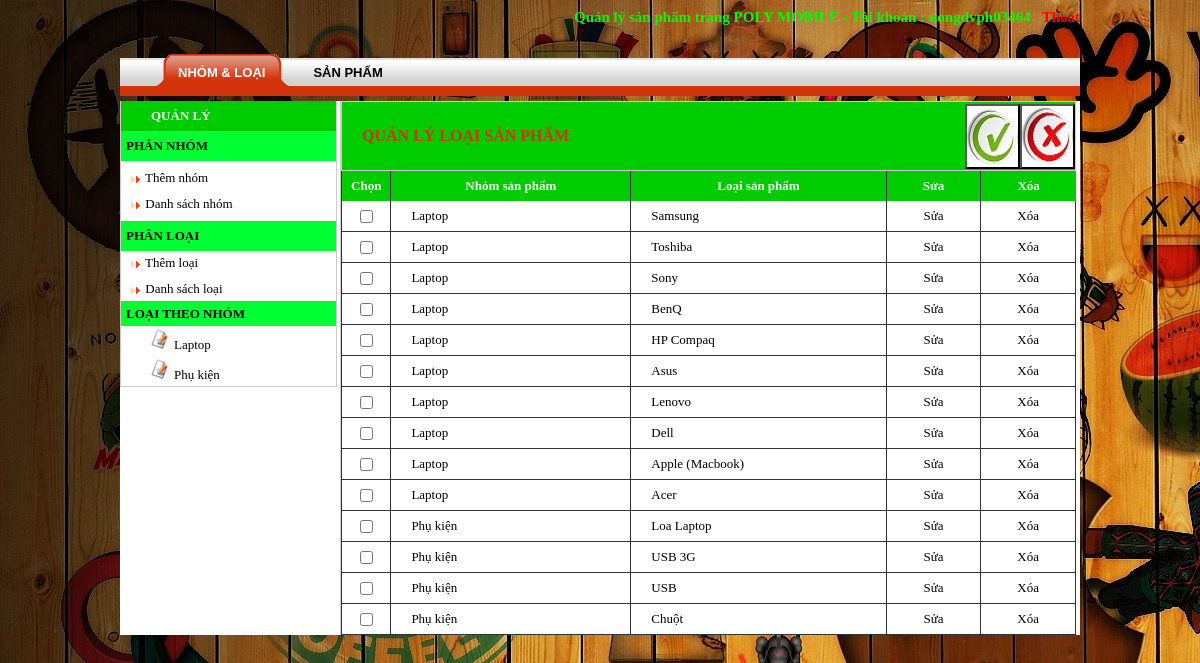
Page /shoppc/admincp/?m=mn&b=loaisp-list (signed in) on the committed database.
### tables this page shows
CREATE TABLE IF NOT EXISTS `nhomsanpham` (
  `id_nhom` int(10) NOT NULL,
  `tennhom` varchar(255) NOT NULL,
  PRIMARY KEY (`id_nhom`)
);

CREATE TABLE IF NOT EXISTS `loaisanpham` (
  `id_loai` int(10) NOT NULL,
  `id_nhom` int(11) NOT NULL,
  `tenloaisp` text NOT NULL,
  `ghichu` varchar(255) NOT NULL,
  PRIMARY KEY (`id_loai`)
);

### shoppc/admincp/include/loaisp-list.php (the view)
<form method="post" id="frm" name="form">
<table width="735" height="70" border="0" cellspacing="0" cellpadding="0" bgcolor="#FFFFFF" bordercolordark="#FFFFFF">
	  <tr bgcolor="#00CC00">
      	<td style="border-top:1px solid #CCCCCC; border-bottom: 1px solid #CCCCCC; border-left:1px solid #CCCCCC"><div align="left" style="color:#d4340c; font-family:Tahoma; font-size: 16px; font-weight:bold; padding-left:20px" >QUẢN LÝ LOẠI SẢN PHẨM</div></td>
      	<td style="border-top:1px solid #CCCCCC; border-bottom: 1px solid #CCCCCC; height:65px; width:55px">
		<input type="button" value='' onClick="document.form.action='../admincp/?m=mn&b=loaisp-insert'; document.form.submit();" style="background:url(../images/bt_them.jpg); width:55px; height:65px;">
		</td>
		<td style="border-top:1px solid #CCCCCC; border-bottom: 1px solid #CCCCCC; border-right:1px solid #CCCCCC; height:65px; width:55px">
		<input type="button" value='' onClick="document.form.action='../admincp/?m=mn&b=loaisp-xl-del';document.form.submit();" style="background:url(../images/bt_xoa.jpg); width:55px; height:65px;">
        </td>
      </tr>
    </table>
<table width="735" border="0" cellspacing="0" cellpadding="0">
  <tr height="30" bgcolor="#00CC00">
    <td align="center" width="50" style="border-left:1px solid #333;border-right:1px solid #333"><strong><font color="#FFFFFF">Chọn</font></strong></td>
    <td align="center" width="235" style="border-right:1px solid #333"><strong><font color="#FFFFFF">Nhóm sản phẩm</font></strong></td>
    <td align="center" width="250" style="border-right:1px solid #333"><strong><font color="#FFFFFF">Loại sản phẩm</font></strong></td>
    <td align="center" width="100" style="border-right:1px solid #333"><strong><font color="#FFFFFF">Sửa</font></strong></td>
    <td align="center" width="100"><strong><font color="#FFFFFF">Xóa</font></strong></td>
  </tr>
<?php
		$sql3="select nhomsanpham.tennhom,loaisanpham.* from nhomsanpham,loaisanpham where nhomsanpham.id_nhom=loaisanpham.id_nhom order by nhomsanpham.id_nhom ASC";
		$kq3=mysql_query($sql3);
		if(!$kq3)
			echo "";
		else{
		while($r3=mysql_fetch_array($kq3))
		{
			$id_nhom=$r3["id_nhom"];$tennhom=$r3["tennhom"];
			$id_loai=$r3["id_loai"];$tenloai=$r3["tenloaisp"];
  ?>
  <tr>
  <td width="50" align="center" style="border-left:1px solid #333;border-bottom:1px solid #333; border-right:1px solid #333">
  <input type="checkbox" name="chon[]" value="<?php echo $id_loai; ?>"/></td>
    <td width="235" height="30" align="left" style="border-bottom:1px solid #333; border-right:1px solid #333; padding-left:20px"><?php echo "$tennhom"; ?></td>
    <td width="250" align="left" style="border-bottom:1px solid #333; border-right:1px solid #333; padding-left:20px"><?php echo "$tenloai"; ?></td>
    <td width="100" align="center" style="border-bottom:1px solid #333; border-right:1px solid #333"><a href="?m=mn&amp;b=loaisp-update&idl=<?php echo "$id_loai"; ?>">Sửa</a></td>
    <td width="100" align="center" style="border-bottom:1px solid #333; border-right:1px solid #333"><a href="?m=mn&b=loaisp-del&idl=<?php echo "$id_loai"; ?>" onclick="return check()">Xóa</a>
    </td>
  </tr>
 <?php
		}
		}
 ?>
</table>
</form>

### shoppc/admincp/include/menu-mn.php
<table width="215" border="0" cellspacing="0" cellpadding="0">
  <tr>
   <td class="menu" height="30"><div align="left" style="color:#FFF; font-family:Tahoma; font-size: 13px; font-weight:bold">QUẢN LÝ</div></td>
  </tr>
  <tr>
  	<td bgcolor="#00FF33" height="30" style="padding-left:5px">
      <strong>PHÂN NHÓM</strong></td>
  </tr>
  <tr>
   <td height="60" style="padding-left:5px">
  <div align="left">
   <img align="absmiddle" src="../images/towred1-r.gif"><a href="../admincp/?m=mn&b=nhomsp-insert" class="admin-menu-left"> Thêm nhóm</a>
   	<div style="height:10px"></div>
	<img align="absmiddle" src="../images/towred1-r.gif"><a href="../admincp/?m=mn&b=nhomsp-list" class="admin-menu-left"> Danh sách nhóm</a>
	</div>
    </td>
  </tr>
    <tr>
  	<td bgcolor="#00FF33" height="30" style="padding-left:5px">
      <strong>PHÂN LOẠI</strong></td>
  </tr>
  <tr>
   <td height="50" style="padding-left:5px">
  <div align="left">
   <img align="absmiddle" src="../images/towred1-r.gif"><a href="../admincp/?m=mn&b=loaisp-insert" class="admin-menu-left"> Thêm loại</a>
   	<div style="height:10px"></div>
	<img align="absmiddle" src="../images/towred1-r.gif"><a href="../admincp/?m=mn&b=loaisp-list" class="admin-menu-left"> Danh sách loại</a>
	</div>
    </td>
  </tr>
   <tr bgcolor="#00FF33">
   <td style="padding-left:5px;" height="25"><strong>LOẠI THEO NHÓM</strong></td>
   </tr>
  <tr>
	<td>
    <?php
    $sql3=mysql_query("select * from nhomsanpham");
	while($r3=mysql_fetch_array($sql3))
	{
		$tennhom=$r3["tennhom"];$id_nhom=$r3["id_nhom"];
		echo "<tr><td>
		<div style=\"padding-left:20px;\">
		<table border=0 cellspacing=0 cellpadding=0 >
		<tr><td height=30px width=100%>
		&nbsp;&nbsp;&nbsp;<img src=\"../admincp/img/file_uf.gif\" width=20 height=20 />
		<a style=\"color:#000000\" onMouseOver=\"style.color='#0099CC'\" onMouseOut=\"style.color='#000000'\" href='../admincp/?m=mn&b=loaisp-get-list&idn=$id_nhom'>$tennhom</a>
		</td></tr>
		</table>
		</div></td></tr>";
	}
	?>
    </td>
  </tr>
</table>

### shoppc/admincp/css/main.css (style rules this page uses)
body { background-repeat: repeat-y; margin-left: 0px; margin-top: 0px; margin-right: 0px; margin-bottom: 0px; text-align: center; font-family:Tahoma; font-size:13px; background-image:url(../../images/bg3.jpg); background-attachment: fixed; }
a:link { text-decoration: none; color:#000000; }
.menu { padding-left:30px; border:0px solid #d4340c; background-color:#00CC00; }

### rows in the picture
nhomsanpham: tennhom "Laptop"
nhomsanpham: tennhom "Phụ kiện"
loaisanpham: id_nhom.tennhom "Laptop", tenloaisp "Samsung"
loaisanpham: id_nhom.tennhom "Laptop", tenloaisp "Toshiba"
loaisanpham: id_nhom.tennhom "Laptop", tenloaisp "Sony"
loaisanpham: id_nhom.tennhom "Laptop", tenloaisp "BenQ"
loaisanpham: id_nhom.tennhom "Laptop", tenloaisp "HP Compaq"
loaisanpham: id_nhom.tennhom "Laptop", tenloaisp "Asus"
loaisanpham: id_nhom.tennhom "Laptop", tenloaisp "Lenovo"
loaisanpham: id_nhom.tennhom "Laptop", tenloaisp "Dell"
loaisanpham: id_nhom.tennhom "Laptop", tenloaisp "Apple (Macbook)"
loaisanpham: id_nhom.tennhom "Laptop", tenloaisp "Acer"
loaisanpham: id_nhom.tennhom "Phụ kiện", tenloaisp "Loa Laptop"
loaisanpham: id_nhom.tennhom "Phụ kiện", tenloaisp "USB 3G"
loaisanpham: id_nhom.tennhom "Phụ kiện", tenloaisp "USB"
loaisanpham: id_nhom.tennhom "Phụ kiện", tenloaisp "Chuột"

### other values in the picture
$_SESSION['useradmin'] "uongdvph03464"
